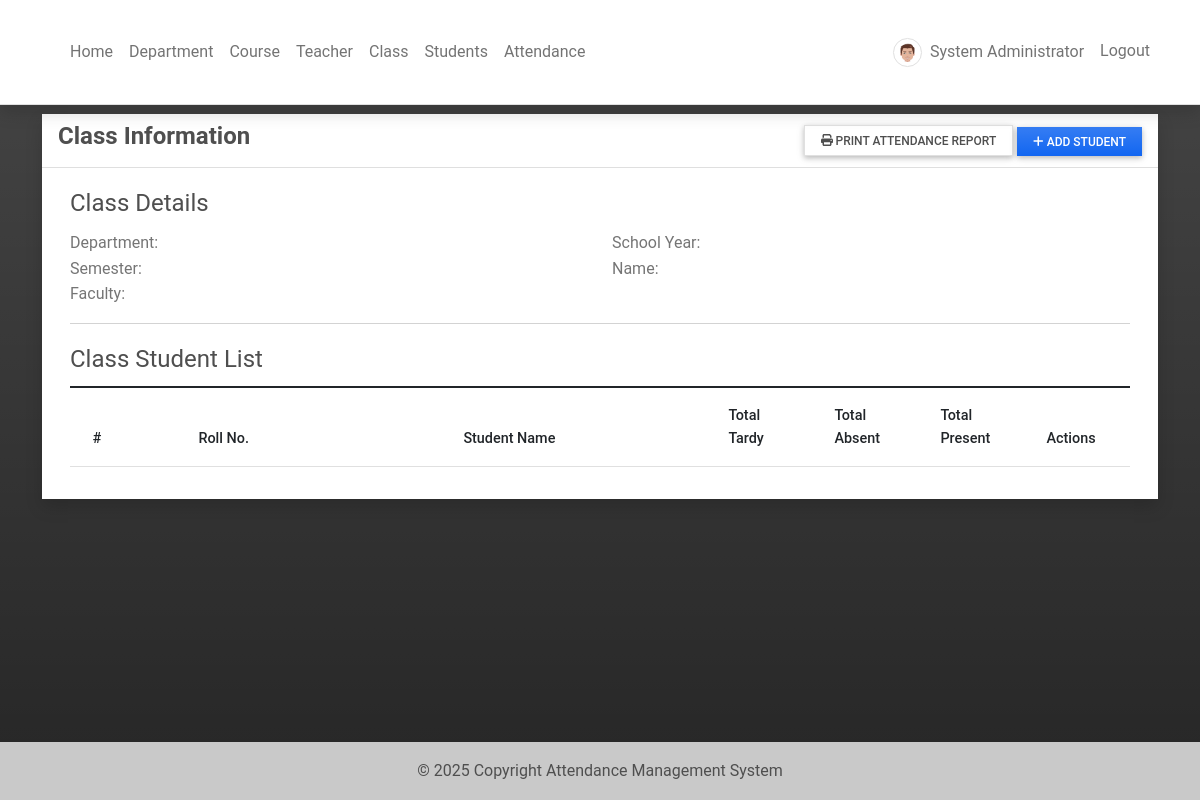
The app's page /view_class/17 (signed in), older data.
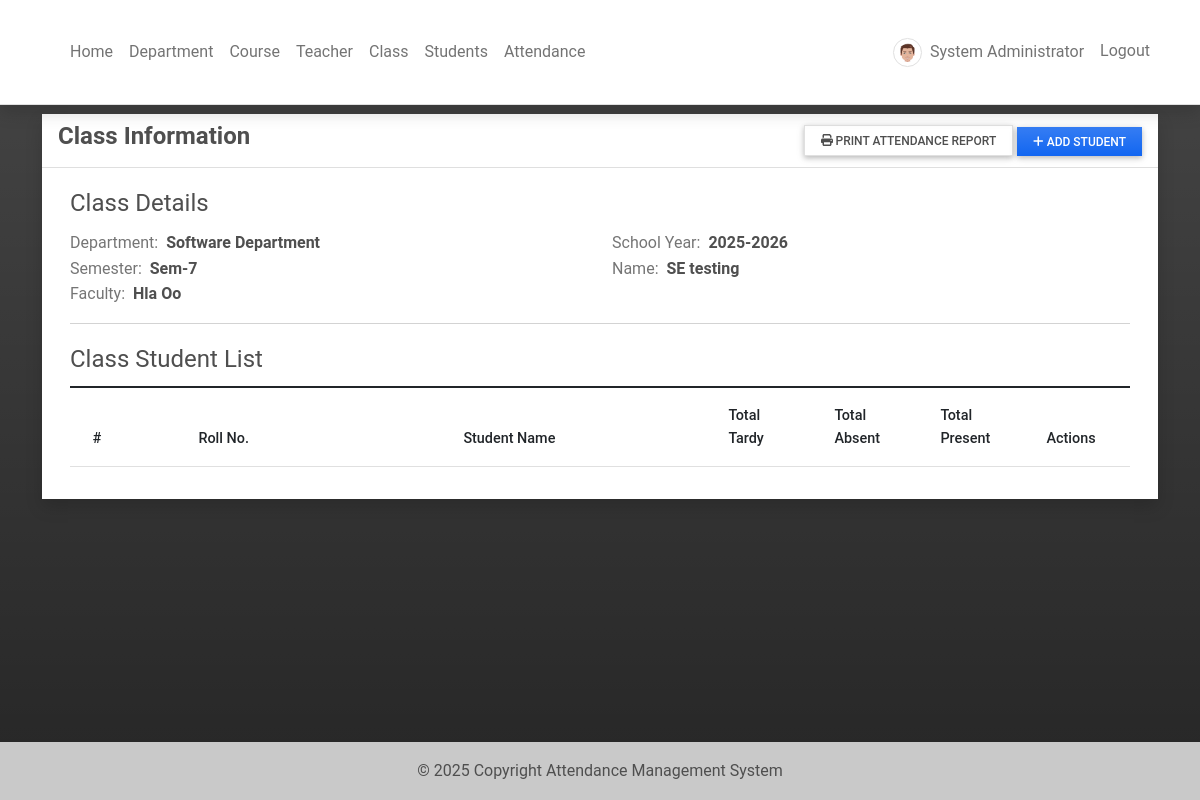
The same page, newer data.
### attendance/models.py (models this page shows, shortened)
class Class(models.Model):
    assigned_faculty = models.ForeignKey(UserProfile, on_delete=models.CASCADE)
    course = models.ForeignKey(Course, on_delete=models.CASCADE, null=True, blank=True)  # 👈 Add this
    school_year = models.CharField(max_length=250)
    level = models.CharField(max_length=250)
    name = models.CharField(max_length=250)

class UserProfile(models.Model):
    user = models.OneToOneField(User, on_delete=models.CASCADE,related_name='profile')
    contact = models.CharField(max_length=250)
    dob = models.DateField(blank=True, null = True)
    address = models.TextField(blank=True, null = True)
    avatar = models.ImageField(blank=True, null = True, upload_to= 'images/')
    user_type = models.IntegerField(default = 2)
    gender = models.CharField(max_length=100, choices=[('Male','Male'),('Female','Female')], blank=True, null= True)
    department = models.ForeignKey(Department, on_delete=models.CASCADE, blank= True, null = True)

class Department(models.Model):
    name = models.CharField(max_length=250)
    description = models.TextField(blank=True, null=True)
    status = models.IntegerField(default = 1)
    date_added = models.DateTimeField(default=timezone.now)
    date_updated = models.DateTimeField(auto_now=True)
    def __str__(self):
        return self.name

### attendance/views.py (the view)
# urls.py: path(r'view_class/<int:pk>',views.view_class,name='class-page'),
@login_required
def view_class(request, pk= None):
    if pk is None:
        return redirect('home-page')
    else:
        _class = Class.objects.filter(id=pk).first()
        students = ClassStudent.objects.filter(classIns = _class).all()
        context['class'] = _class
        context['students'] = students
        context['page_title'] = "Class Information"
    return render(request, 'class_details.html',context)

### attendance/templates/class_details.html (shortened to what the changed rows need)
{% extends 'base.html' %} {% load humanize  %} {% block pageContent %}
<div class="col-lg-12 col-md-12 col-sm-12 col-xs-12">
    <div class="card card-default rounded-0 shadow ">
        <div class="card-body">
            <div class="container-fluid">
                <fieldset id="class-details">
                    <div class="row">
                        <div class="col-md-6">
                            <div class="d-flex w-100">
                                <div class="col-auto flex-shrink-1 flex-grow-1">
                                    <p class="m-0 fw-bold">{{ class.assigned_faculty.department }}</p>
                                </div>
                            </div>
                        </div>
                        <div class="col-md-6">
                            <div class="d-flex w-100">
                                <div class="col-auto flex-shrink-1 flex-grow-1">
                                    <p class="m-0 fw-bold">{{ class.school_year }}</p>
                                </div>
                            </div>
                        </div>
                        <div class="col-md-6">
                            <div class="d-flex w-100">
                                <div class="col-auto flex-shrink-1 flex-grow-1">
                                    <p class="m-0 fw-bold">{{ class.level }}</p>
                                </div>
                            </div>
                        </div>
                        <div class="col-md-6">
                            <div class="d-flex w-100">
                                <div class="col-auto flex-shrink-1 flex-grow-1">
                                    <p class="m-0 fw-bold">{{ class.name }}</p>
                                </div>
                            </div>
                        </div>
                        <div class="col-md-6">
                            <div class="d-flex w-100">
                                <div class="col-auto flex-shrink-1 flex-grow-1">
                                    <p class="m-0 fw-bold">{{ class.assigned_faculty.user.first_name }} {{ class.assigned_faculty.user.last_name }}</p>
                                </div>
                            </div>
                        </div>
                    </div>
                </fieldset>
                <fieldset>
                    <table class="table tables-bordered" id="student-list">
                        <colgroup>
                        </colgroup>
                        <thead>
                            <tr>
                                <th class="text-ceter">#</th>
                                <th class="text-ceter">Roll No.</th>
                                <th class="text-ceter">Student Name</th>
                                <th class="text-ceter">Total Tardy</th>
                                <th class="text-ceter">Total Absent</th>
                                <th class="text-ceter">Total Present</th>
                                <th class="text-ceter">Actions</th>
                            </tr>
                        </thead>
                    </table>
                </fieldset>
            </div>
        </div>
    </div>
</div>
{% endblock pageContent %}

Row changes from the older to the newer data that the page shows:
added Class: assigned_faculty.department "Software Department", school_year "2025-2026", level "Sem-7", name "SE testing", assigned_faculty.user.first_name "Hla Oo"
